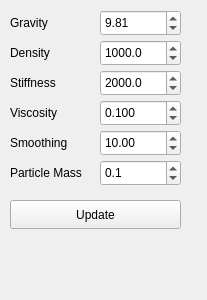
<?xml version="1.0" encoding="UTF-8"?>
<ui version="4.0">
 <class>WidgetFluid</class>
 <widget class="QWidget" name="WidgetFluid">
  <property name="geometry">
   <rect>
    <x>0</x>
    <y>0</y>
    <width>207</width>
    <height>300</height>
   </rect>
  </property>
  <property name="windowTitle">
   <string>Form</string>
  </property>
  <widget class="QLabel" name="label">
   <property name="geometry">
    <rect>
     <x>10</x>
     <y>10</y>
     <width>46</width>
     <height>26</height>
    </rect>
   </property>
   <property name="text">
    <string>Gravity</string>
   </property>
  </widget>
  <widget class="QDoubleSpinBox" name="doubleSpinBoxGravity">
   <property name="geometry">
    <rect>
     <x>100</x>
     <y>10</y>
     <width>81</width>
     <height>26</height>
    </rect>
   </property>
   <property name="value">
    <double>9.810000000000000</double>
   </property>
  </widget>
  <widget class="QLabel" name="label_2">
   <property name="geometry">
    <rect>
     <x>10</x>
     <y>40</y>
     <width>81</width>
     <height>26</height>
    </rect>
   </property>
   <property name="text">
    <string>Density</string>
   </property>
  </widget>
  <widget class="QDoubleSpinBox" name="doubleSpinBoxDensity">
   <property name="geometry">
    <rect>
     <x>100</x>
     <y>40</y>
     <width>81</width>
     <height>26</height>
    </rect>
   </property>
   <property name="decimals">
    <number>1</number>
   </property>
   <property name="maximum">
    <double>5000.000000000000000</double>
   </property>
   <property name="singleStep">
    <double>10.000000000000000</double>
   </property>
   <property name="value">
    <double>1000.000000000000000</double>
   </property>
  </widget>
  <widget class="QDoubleSpinBox" name="doubleSpinBoxViscosity">
   <property name="geometry">
    <rect>
     <x>100</x>
     <y>100</y>
     <width>81</width>
     <height>26</height>
    </rect>
   </property>
   <property name="decimals">
    <number>3</number>
   </property>
   <property name="maximum">
    <double>10.000000000000000</double>
   </property>
   <property name="singleStep">
    <double>0.010000000000000</double>
   </property>
   <property name="value">
    <double>0.100000000000000</double>
   </property>
  </widget>
  <widget class="QLabel" name="label_3">
   <property name="geometry">
    <rect>
     <x>10</x>
     <y>100</y>
     <width>81</width>
     <height>26</height>
    </rect>
   </property>
   <property name="text">
    <string>Viscosity</string>
   </property>
  </widget>
  <widget class="QDoubleSpinBox" name="doubleSpinBoxStiffness">
   <property name="geometry">
    <rect>
     <x>100</x>
     <y>70</y>
     <width>81</width>
     <height>26</height>
    </rect>
   </property>
   <property name="decimals">
    <number>1</number>
   </property>
   <property name="maximum">
    <double>10000.000000000000000</double>
   </property>
   <property name="singleStep">
    <double>10.000000000000000</double>
   </property>
   <property name="value">
    <double>2000.000000000000000</double>
   </property>
  </widget>
  <widget class="QLabel" name="label_4">
   <property name="geometry">
    <rect>
     <x>10</x>
     <y>70</y>
     <width>61</width>
     <height>26</height>
    </rect>
   </property>
   <property name="text">
    <string>Stiffness</string>
   </property>
  </widget>
  <widget class="QDoubleSpinBox" name="doubleSpinBoxRadius">
   <property name="geometry">
    <rect>
     <x>100</x>
     <y>130</y>
     <width>81</width>
     <height>26</height>
    </rect>
   </property>
   <property name="decimals">
    <number>2</number>
   </property>
   <property name="minimum">
    <double>0.100000000000000</double>
   </property>
   <property name="maximum">
    <double>100.000000000000000</double>
   </property>
   <property name="singleStep">
    <double>2.000000000000000</double>
   </property>
   <property name="value">
    <double>10.000000000000000</double>
   </property>
  </widget>
  <widget class="QLabel" name="label_5">
   <property name="geometry">
    <rect>
     <x>10</x>
     <y>130</y>
     <width>91</width>
     <height>26</height>
    </rect>
   </property>
   <property name="text">
    <string>Smoothing</string>
   </property>
  </widget>
  <widget class="QLabel" name="label_6">
   <property name="geometry">
    <rect>
     <x>10</x>
     <y>160</y>
     <width>101</width>
     <height>26</height>
    </rect>
   </property>
   <property name="text">
    <string>Particle Mass</string>
   </property>
  </widget>
  <widget class="QDoubleSpinBox" name="doubleSpinBoxMass">
   <property name="geometry">
    <rect>
     <x>100</x>
     <y>160</y>
     <width>81</width>
     <height>26</height>
    </rect>
   </property>
   <property name="decimals">
    <number>1</number>
   </property>
   <property name="maximum">
    <double>10.000000000000000</double>
   </property>
   <property name="singleStep">
    <double>2.000000000000000</double>
   </property>
   <property name="value">
    <double>0.100000000000000</double>
   </property>
  </widget>
  <widget class="QPushButton" name="btnUpdate">
   <property name="geometry">
    <rect>
     <x>10</x>
     <y>200</y>
     <width>171</width>
     <height>29</height>
    </rect>
   </property>
   <property name="text">
    <string>Update</string>
   </property>
  </widget>
 </widget>
 <resources/>
 <connections/>
</ui>
